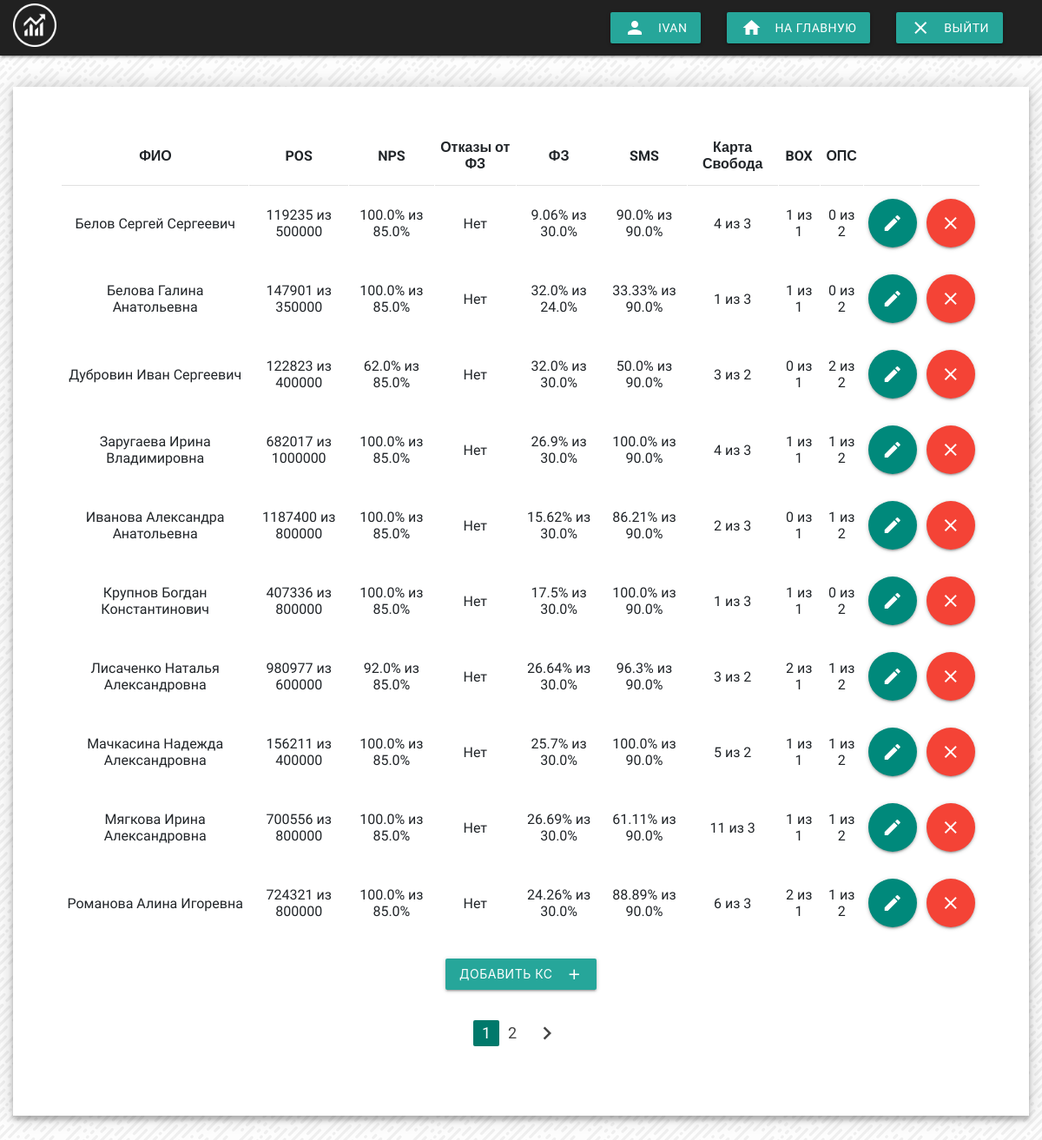
The app's page /employees (signed in), older data.
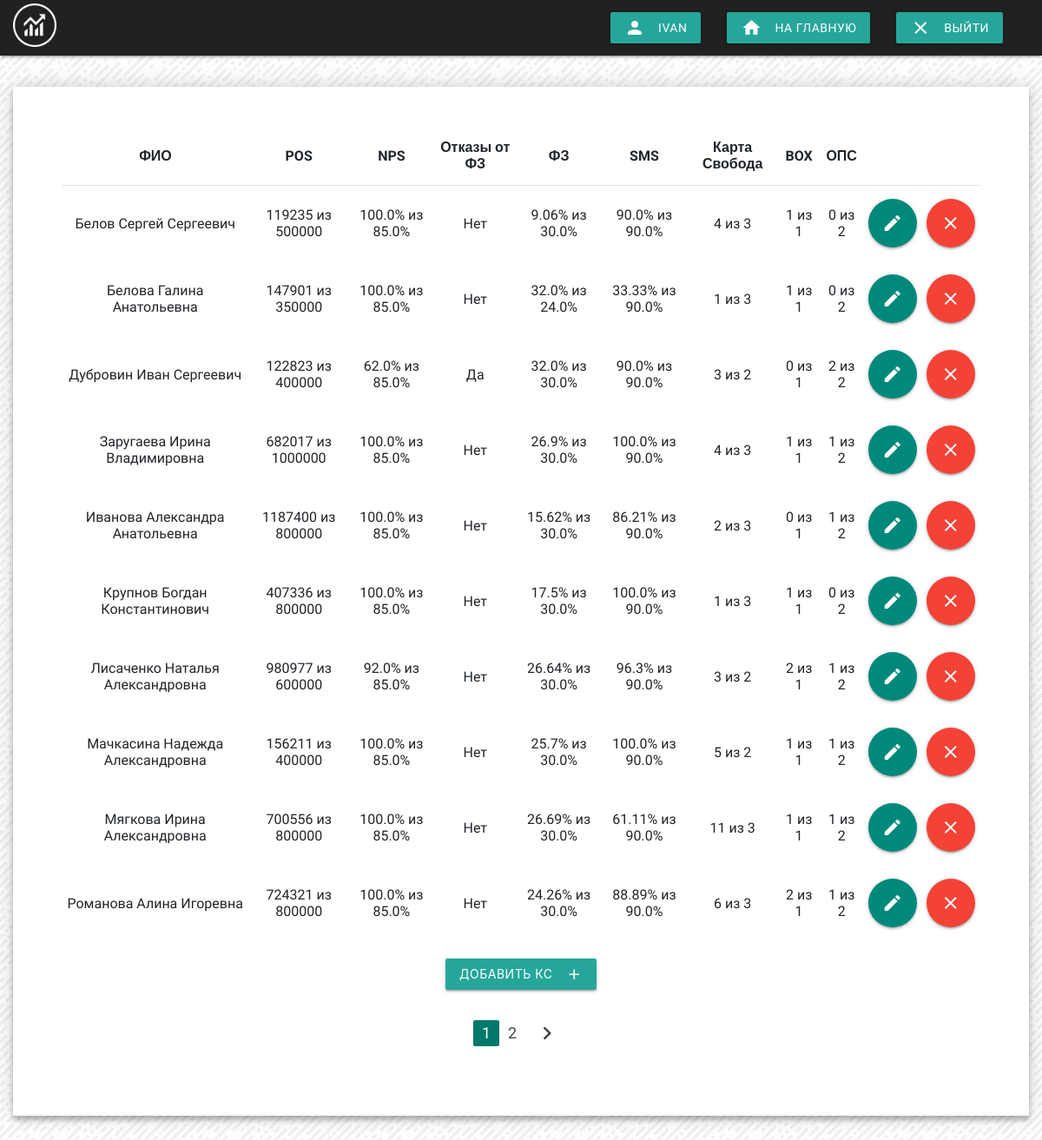
The same page, newer data.
### main_app/models.py (models this page shows, shortened)
class CRUDMixin():
    @classmethod
    def create(cls, **kwargs):
        instance = cls(**kwargs)
        return instance.save()

class User(db.Model, UserMixin, CRUDMixin):
    __tablename__ = 'users'
    id = db.Column(db.Integer, primary_key=True)
    username = db.Column(db.String(30), unique=True, index=True)
    password_hash = db.Column(db.String(128))
    cs = db.relationship('CS', backref='user', lazy=True)
    archive_cs = db.relationship('ArchiveCS', backref='user', lazy=True)
    rating = db.relationship('Rating', backref='user', lazy=True)
    @property
    def password(self):
        raise AttributeError('password is not a readable attribute')

class CS(db.Model, CRUDMixin):
    __tablename__ = 'employees'
    id = db.Column(db.Integer, primary_key=True)
    first_name = db.Column(db.String(100), unique=False, index=True)
    last_name = db.Column(db.String(100), unique=False, index=True)
    middle_name = db.Column(db.String(100), unique=False, index=True)
    pos_plan = db.Column(db.Integer, nullable=False)
    pos_fact = db.Column(db.Integer, nullable=False)
    nps_plan = db.Column(db.Float, nullable=False)
    nps_fact = db.Column(db.Float, nullable=False)
    refund_fz = db.Column(db.Boolean, nullable=False)
    fz_plan = db.Column(db.Float, nullable=False)
    fz_fact = db.Column(db.Float, nullable=False)
    sms_plan = db.Column(db.Float, nullable=False)
    sms_fact = db.Column(db.Float, nullable=False)
    kr_plan = db.Column(db.Integer, nullable=False)
    kr_fact = db.Column(db.Integer, nullable=False)
    box_plan = db.Column(db.Integer, nullable=False)
    box_fact = db.Column(db.Integer, nullable=False)
    ops_plan = db.Column(db.Integer, nullable=False)
    ops_fact = db.Column(db.Integer, nullable=False)
    user_id = db.Column(db.Integer, db.ForeignKey('users.id', ondelete='cascade'), nullable=False)
    def pretty_format(self, num):
        locale.setlocale(locale.LC_ALL, '')
        locale._override_localeconv = {'mon_thousands_sep': ' '}
        return locale.format('%.0f', num, grouping=True)

### main_app/views.py (the view)
@app.route('/employees', methods=['GET', 'POST'])
@login_required
def employees():
    page = request.args.get('page', 1, type=int)
    query = CS.query.filter_by(
                        user_id=current_user.get_id()).\
                        paginate(page=page, per_page=10)
    return render_template('employees.html', items=query)

### main_app/__init__.py (called while the page is built)
@app.before_request
def before_request():
    g.user = current_user

### main_app/models.py (called while the page is built)
@login_manager.user_loader
def load_user(user_id):
    return User.query.get(user_id)

### main_app/templates/employees.html (shortened to what this page needs)
{% extends "base.html" %}
{% from "_formhelpers.html" import render_field %}
{% block content %}
<div class="employees-form">
  <div class="row">
    <div class="col s12">
      {% if items.items %}
      <table class="highlight centered">
        <thead>
          <tr>
              <th>ФИО</th>
              <th>POS</th>
              <th>NPS</th>
              <th>Отказы от ФЗ</th>
              <th>ФЗ</th>
              <th>SMS</th>
              <th>Карта Свобода</th>
              <th>BOX</th>
              <th>ОПС</th>
              <th></th>
          </tr>
        </thead>
        <tbody>
          {% for item in items.items %}
          <tr id="row_{{ item.id }}">
            <td>{{ item.last_name }} {{ item.first_name }} {{ item.middle_name }}</td>
            <td>{{ item.pretty_format(item.pos_fact) }} из {{ item.pretty_format(item.pos_plan) }}</td>
            <td>{{ item.nps_fact }}% из {{ item.nps_plan }}%</td>
            <td>{% if item.refund_fz == True %}
                  Да
                {% else %}
                  Нет
                {% endif %}
            </td>
            <td>{{ item.fz_fact }}% из {{ item.fz_plan }}%</td>
            <td>{{ item.sms_fact }}% из {{ item.sms_plan }}%</td>
            <td>{{ item.kr_fact }} из {{ item.kr_plan }}</td>
            <td>{{ item.box_fact }} из {{ item.box_plan }}</td>
            <td>{{ item.ops_fact }} из {{ item.ops_plan }}</td>
            <td>
                <a class="btn-floating btn-large waves-effect waves-light teal darken-1" href="{{ url_for('edit_cs', id=item.id) }}">
                  <i class="material-icons right">edit</i>
                </a>
            </td>
            <td>
              <button id="delete_cs_{{ item.id }}" class="btn-floating btn-large waves-effect waves-light red">
                <i class="material-icons right">clear</i>
              </button>
            </td>
          </tr>
          {% endfor %}
        </tbody>
      </table>
    </div>
  </div>
  {% else %}
    <h3>Нет записей</h3>
  {% endif %}
  <div class="row">
    <div class="col s12">
      <form action="{{ url_for('add_cs') }}" method="post">
        <button class="btn waves-effect waves-light large" type="submit" name="action">Добавить КС
          <i class="material-icons right">add</i>
        </button>
      </form>
    </div>
  </div>
  <div class="row">
    <div class="col s12">
      <ul class="pagination">
        {% if items.pages <= 1 %}
        {% else %}
        {% for page_num in items.iter_pages(left_edge=1, right_edge=1, left_current=1, right_current=2) %}
          {% if page_num %}
            {% if items.page == page_num %}
              <li class="active"><a href="{{ url_for('employees', page=page_num) }}">{{ page_num }}</a></li>
            {% else %}
              <li class="waves-effect"><a href="{{ url_for('employees', page=page_num) }}">{{ page_num }}</a></li>
            {% endif %}
          {% endif %}
        {% endfor %}
        {% endif %}
        {% if items.has_next %}
          <li class="waves-effect"><a href="{{ url_for('employees', page=items.next_num) }}"><i class="material-icons">chevron_right</i></a></li>
        {% endif %}
      </ul>
    </div>
  </div>
</div>
{% endblock %}

### main_app/templates/base.html (shortened to what this page needs)
<html lang="en">
<head>
	<link rel="stylesheet" type="text/css" href="{{ url_for('static', filename='css/bootstrap.css') }}">
	<link rel="stylesheet" type="text/css" href="{{ url_for('static', filename='css/materialize.css') }}">
	<link rel="stylesheet" type="text/css" href="{{ url_for('static', filename='css/style.css') }}">
</head>
<body>
	<nav class="navbar navbar-expand-md navbar-dark fixed-top blue-grey grey darken-4">
		<i id="logo"><img src="{{ url_for('static', filename='images/logo.png')}}" width="50" height="50"></a></i>
		<div class="navbar-collapse collapse w-100 order-3 dual-collapse2">
			<ul class="navbar ml-auto">
				{% if current_user.is_authenticated %}
				<li class="nav-item">
		    	<a id="name" class="waves-effect waves-light btn"><i class="material-icons left">person</i>{{ current_user.username }}</a>
		  	</li>
				<li class="nav-item">
		    	<a class="waves-effect waves-light btn" href="{{ url_for('index') }}"><i class="material-icons left">home</i>На главную</a>
		  	</li>
				<li class="nav-item">
		    	<a class="waves-effect waves-light btn" href="{{ url_for('logout') }}"><i class="material-icons left">close</i>Выйти</a>
		  	</li>
				{% endif %}
			</ul>
		</div>
	</nav>
	<main>
		<div id="block-content" class="container-fluid">
				{% block content %}
				{% endblock %}
		</div>
	</main>
</body>
</html>

### main_app/static/css/style.css (style rules this page uses)
#logo { font-size: 60px; }
#block-content { padding-top: 100px; }
#name { pointer-events: none; }
::placeholder { color: black; opacity: 1; }
.employees-form { position: relative; z-index: 1; background: #FFFFFF; margin: 0 auto 50px; padding: 45px; text-align: center; box-shadow: 0 0 20px 0 rgba(0, 0, 0, 0.2), 0 5px 5px 0 rgba(0, 0, 0, 0.24); }
.pagination { display: flex; align-items: center; justify-content: center; }
.pagination li.active { background: #00796b; }
#rating-table th, td { border-style: solid; border-width: 0 1px 1px 0; border-color: white; }

Row changes from the older to the newer data that the page shows:
changed CS "Дубровин": sms_fact "50.0" → "90.0"; refund_fz "Нет" → "Да"
